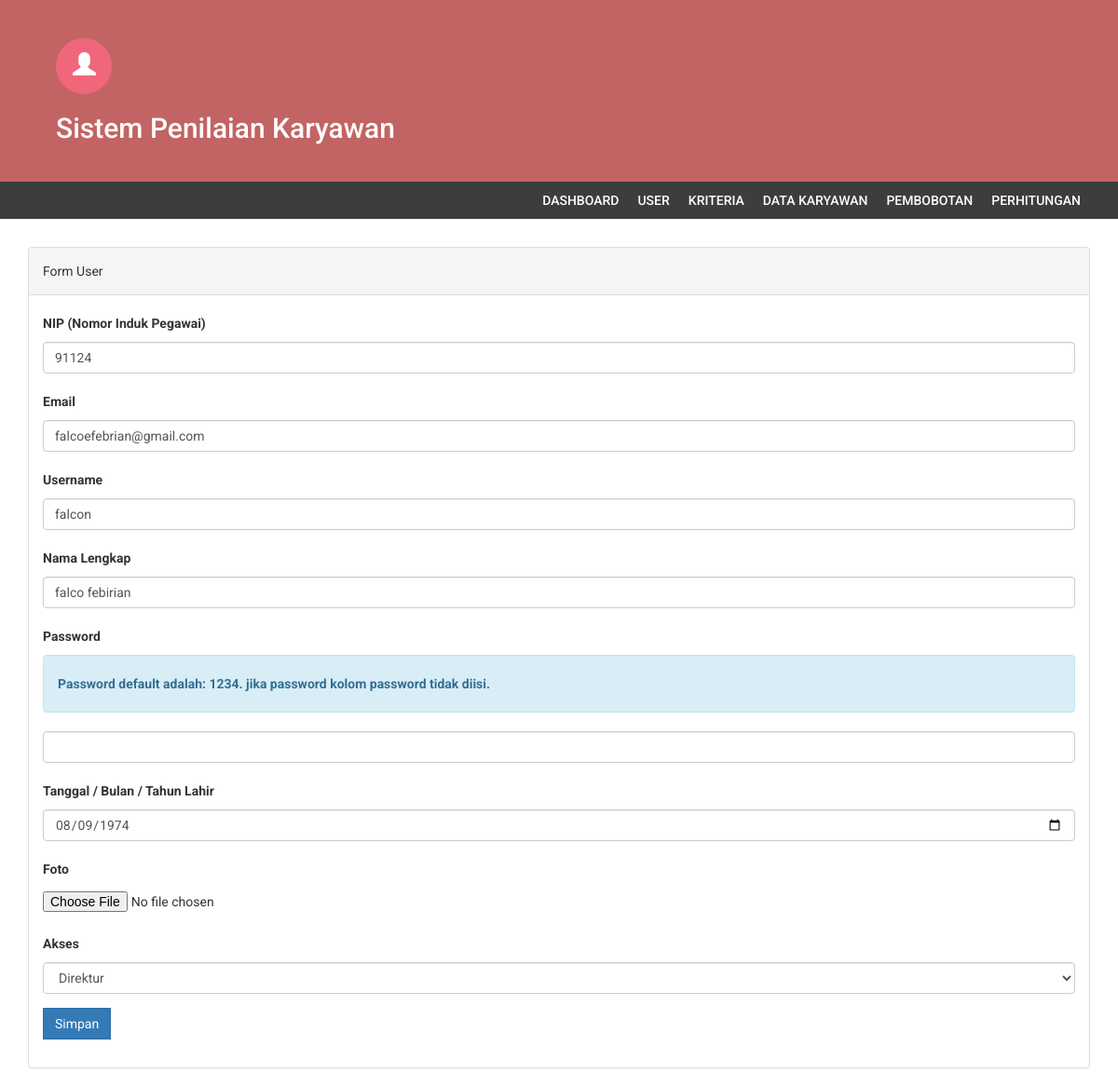
Page /edit_user.php?nip=91124 (signed in) on the committed database.
### tables this page shows
CREATE TABLE `hrd` (
  `nip` varchar(16) NOT NULL,
  `email` varchar(32) DEFAULT NULL,
  `username` varchar(32) DEFAULT NULL,
  `password` varchar(64) DEFAULT NULL,
  `nama_lengkap` varchar(64) DEFAULT NULL,
  `ttl` date DEFAULT NULL,
  `foto` varchar(64) DEFAULT NULL,
  `akses` enum('hrd','audit','direktur') NOT NULL
);

### db/db_config.php (called while the page is built, shortened)
<?php
class database extends PDO
{
	protected $dsn = 'mysql:host=localhost;dbname=db_spk';
	protected $dsu = 'root';
	protected $dsp = '';
	private $cmd = '';
	function __construct()
	{
		try {
			$this->db = new PDO($this->dsn, $this->dsu, $this->dsp, [
				PDO::ATTR_ERRMODE => PDO::ERRMODE_EXCEPTION,
			]);
		} catch (PDOException $e) {
			echo $e->getMessage();
		}
	}
	function select($column, $table)
	{
		$this->cmd = "select $column from $table";
		return $this;
	}
	function where($params)
	{
		$this->cmd .= " where $params";
		return $this;
	}
	function get($isResults = true)
	{
		$q = $this->db->prepare($this->cmd);
		$q->execute();
		if ($isResults) return $q->fetchAll();
		return true;
	}
}

### edit_user.php (the view, shortened to what this page needs)
<?php
include 'partials/header.php';
$user = $db->select('*', 'hrd')->where('nip=' . $_GET['nip'])->get()[0];
?>
<div class="content">
  <div class="container">
    <div class="row">
      <div class="col-md-12">
        <br />
        <div class="panel panel-default">
          <div class="panel-heading">
            Form User
          </div>
          <div class="panel-body">
            <form method="post" action="" enctype="multipart/form-data">
              <div class="form-group">
                <label for="nip">NIP (Nomor Induk Pegawai)</label>
                <input type="text" class="form-control" id="nip" name="nip" value="<?= $user['nip'] ?>">
              </div>
              <div class="form-group">
                <label for="email">Email</label>
                <input type="email" class="form-control" id="email" name="email" value="<?= $user['email'] ?>">
              </div>
              <div class="form-group">
                <label for="username">Username</label>
                <input type="text" class="form-control" id="username" name="username" value="<?= $user['username'] ?>">
              </div>
              <div class="form-group">
                <label for="nama_lengkap">Nama Lengkap</label>
                <input type="text" class="form-control" id="nama_lengkap" name="nama_lengkap" value="<?= $user['nama_lengkap'] ?>">
              </div>
              <div class="form-group">
                <label for="password">Password</label>
                <div class="alert alert-info">
                  <strong>Password default adalah: 1234. jika password kolom password tidak diisi.</strong>
                </div>
                <input type="password" class="form-control" id="password" name="password">
              </div>
              <div class="form-group">
                <label for="ttl">Tanggal / Bulan / Tahun Lahir</label>
                <input type="date" class="form-control" id="ttl" / name="ttl" value="<?= $user['ttl'] ?>">
              </div>
              <div class="form-group">
                <label for="foto">Foto</label>
                <input type="file" id="foto" name="foto" />
              </div>
              <div class="form-group">
                <label for="akses">Akses</label>
                <select name="akses" id="akses" class="form-control form-select">
                  <option value="direktur" <?= $user['akses'] == 'direktur' ? 'selected' : '' ?>>Direktur</option>
                </select>
              </div>
              <div class="form-group">
                <button class="btn btn-primary" name="update">Simpan</button>
              </div>
            </form>
          </div>
        </div>
      </div>
    </div>
  </div>
</div>
<?php include 'partials/footer.php'; ?>

### assets/css/style.css (style rules this page uses)
body { font-family: 'Roboto', sans-serif; line-height: 30px; }
.btn { border-radius: 0px; -webkit-border-radius: 0px; -moz-border-radius: 0px; }

### rows in the picture
hrd: nip "91124", email "falcoefebrian@gmail.com", username "falcon", nama_lengkap "falco febirian", ttl "08/09/1974", akses "Direktur"
